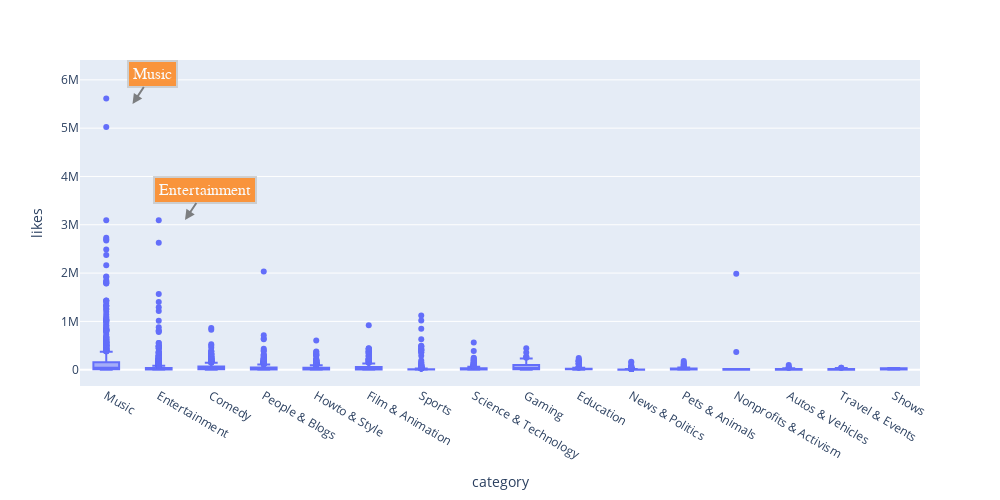

This figure's notebook cell:
### Code cell
fig = px.box(df, x="category", y="likes",width=1000, height=500)
fig.update_traces(quartilemethod="exclusive") # or "inclusive", or "linear" by default
fig.add_annotation(
        x=0.5,
        y=5.5e6,
        xref="x",
        yref="y",
        text="Music",
        showarrow=True,
        font=dict(
            family="Courier New, monospace",
            size=16,
            color="#ffffff"
            ),
        align="center",
        arrowhead=2,
        arrowsize=1,
        arrowwidth=2,
        arrowcolor="#636363",
        ax=20,
        ay=-30,
        bordercolor="#c7c7c7",
        borderwidth=2,
        borderpad=4,
        bgcolor="#ff7f0e",
        opacity=0.8
        )
fig.add_annotation(
        x=1.5,
        y=3.1e6,
        xref="x",
        yref="y",
        text="Entertainment",
        showarrow=True,
        font=dict(
            family="Courier New, monospace",
            size=16,
            color="#ffffff"
            ),
        align="center",
        arrowhead=2,
        arrowsize=1,
        arrowwidth=2,
        arrowcolor="#636363",
        ax=20,
        ay=-30,
        bordercolor="#c7c7c7",
        borderwidth=2,
        borderpad=4,
        bgcolor="#ff7f0e",
        opacity=0.8
        )
fig.update_layout(xaxis={'categoryorder':'total descending'}) # put boxplots in descending order based on values

fig.show()

### Figure 1 — Plotly figure (JSON) as saved in the notebook; plotly's stock layout.template omitted (floating-point values rounded to 4 significant figures; data arrays with more than 128 entries replaced by an {"elided": "..."} marker saying what was removed)
{"data": [{"alignmentgroup": "True", "hovertemplate": "category=%{x}<br>likes=%{y}<extra></extra>", "legendgroup": "", "marker": {"color": "#636efa"}, "name": "", "notched": false, "offsetgroup": "", "orientation": "v", "quartilemethod": "exclusive", "showlegend": false, "type": "box", "x": {"elided": "6325 str values"}, "x0": " ", "xaxis": "x", "y": {"elided": "6325 int values"}, "y0": " ", "yaxis": "y"}], "layout": {"annotations": [{"align": "center", "arrowcolor": "#636363", "arrowhead": 2, "arrowsize": 1, "arrowwidth": 2, "ax": 20, "ay": -30, "bgcolor": "#ff7f0e", "bordercolor": "#c7c7c7", "borderpad": 4, "borderwidth": 2, "font": {"color": "#ffffff", "family": "Courier New, monospace", "size": 16}, "opacity": 0.8, "showarrow": true, "text": "Music", "x": 0.5, "xref": "x", "y": 5500000, "yref": "y"}, {"align": "center", "arrowcolor": "#636363", "arrowhead": 2, "arrowsize": 1, "arrowwidth": 2, "ax": 20, "ay": -30, "bgcolor": "#ff7f0e", "bordercolor": "#c7c7c7", "borderpad": 4, "borderwidth": 2, "font": {"color": "#ffffff", "family": "Courier New, monospace", "size": 16}, "opacity": 0.8, "showarrow": true, "text": "Entertainment", "x": 1.5, "xref": "x", "y": 3100000, "yref": "y"}], "boxmode": "group", "height": 500, "legend": {"tracegroupgap": 0}, "margin": {"t": 60}, "width": 1000, "xaxis": {"anchor": "y", "categoryorder": "total descending", "domain": [0, 1], "title": {"text": "category"}}, "yaxis": {"anchor": "x", "domain": [0, 1], "title": {"text": "likes"}}}}
